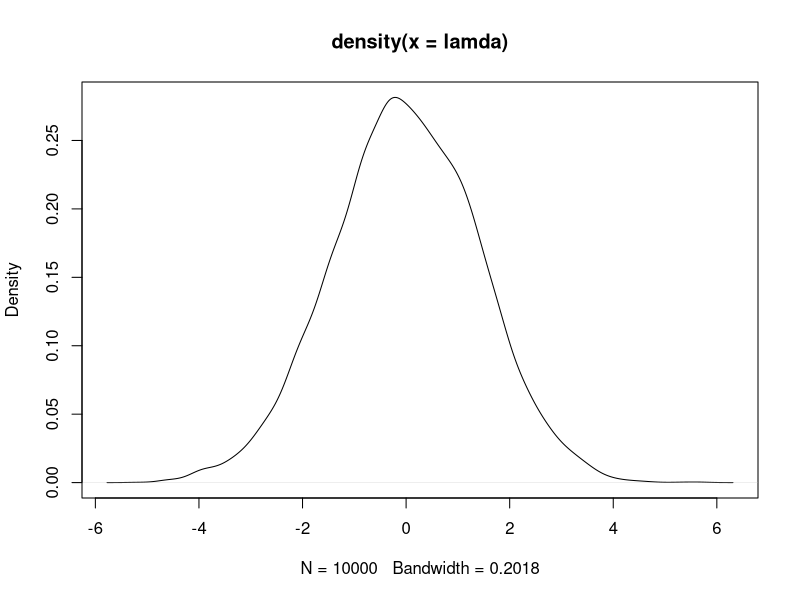
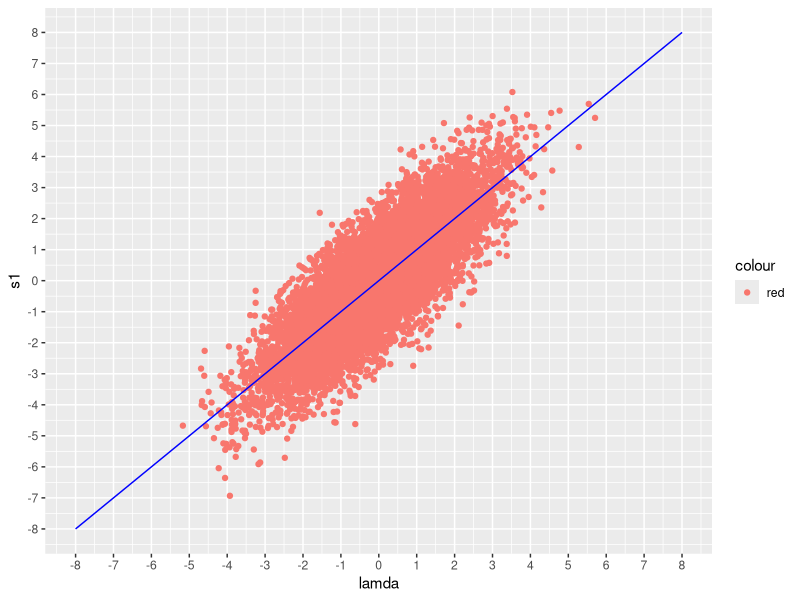
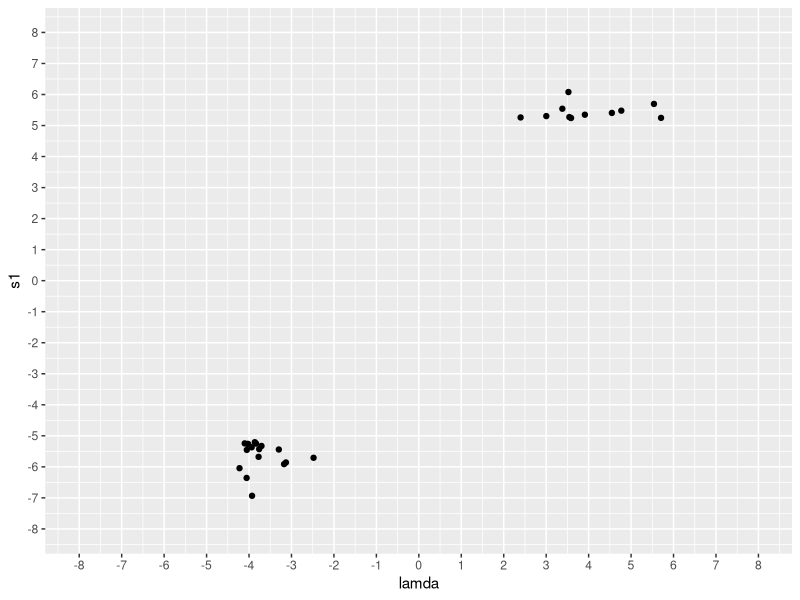

Reproduce these figures in R, in order.
library(tidyverse)

#here we are plotting are plotting the test statistic against the lamda that generated it.
#Our test statsitic is ditbruted normally with mean lamda and therefore the test statistic and the values of lambda
#should not differ very much. only the variance should make a difference. We want to see how closely they match 


#pulling lamda from normal distrubtion 
tempSd<-sqrt(2)
N=10000
sampleSize=10000
lamda <- rnorm(n=N, mean=0, sd=tempSd)

#to check if the lamda drawn is normally ditrbuted 
den_init_lambda <- density(lamda)
plot(den_init_lambda)

results<-matrix(nrow=N, ncol=3)

for(i in 1:N){
  results[i,1] = lamda[i]
  results[i,c(2,3)] <- rnorm(n=2,mean=lamda[i],sd=1)
}

results.data=as.data.frame(results)
colnames(results.data)=c("lamda", "s1", "s2")

true_lambda <- function(lambda){
  return(lambda)
}

#plot(results.data[,c(1,2)])
s1VSlamda<-ggplot(data = results.data, mapping = aes(x = lamda, y = s1,colour="red")) +geom_point()+scale_y_continuous(breaks=seq(-8, 8, 1), limits=c(-8,8))+scale_x_continuous(breaks=seq(-8, 8, 1), limits=c(-8, 8))+ stat_function(fun=true_lambda,geom="line",colour="blue")
ggsave(filename="s1_VS_lambda.jpg")

#den_lambda = density(filter(results.data,s1>5.2 | s1<(-5.2) && lamda>0)$s1)
#den_lambda = density(filter(results.data,s1>5.2 | s1<(-5.2))$lamda)
#plot(den_lambda)

sig_stats<-ggplot(data = filter(results.data, s1>5.2 | s1<(-5.2)), mapping = aes(x = lamda, y = s1)) +geom_point()+scale_y_continuous(breaks=seq(-8, 8, 1), limits=c(-8,8))+scale_x_continuous(breaks=seq(-8, 8, 1), limits=c(-8, 8))
ggsave(filename="lambda_significant_stats.jpg")

#significant lambda values with smaller test stats
#sig_lambda <- ggplot(data = filter(results.data, lamda>5.2 | lamda<(-5.2)), mapping = aes(x = lamda, y = s1)) +geom_point()

#s1 is the colums 
#s2 is the rows
cont_table = matrix(c(0,0,0,0),nrow=2,ncol=2)
for (i in 1:N){
  boolS1=(results[i,2] > 5.2 | results[i,2] < -5.2)
  boolS2=(results[i,3] > 5.2 | results[i,3] < -5.2)
  if (boolS1 && boolS2){
    cont_table[2,2] <- cont_table[2,2]+1
  }else if (!boolS1 && boolS2){
    cont_table[2,1] <- cont_table[2,1]+1
  }else if (boolS1 && (!boolS2)){
    cont_table[1,2] <- cont_table[1,2]+1
  }else{
    cont_table[1,1] <- cont_table[1,1]+1
  }
}